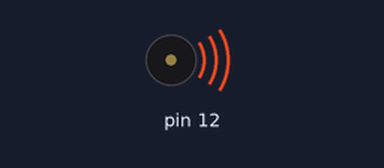
This sketch was run on a simulated Arduino Uno, built with avr-gcc and run on an emulated ATmega328P. Parts: buzzer (waves = sounding). What the sketch prints to the serial monitor is not drawn.

Above: at 0.2 s.
At 6.1 s:
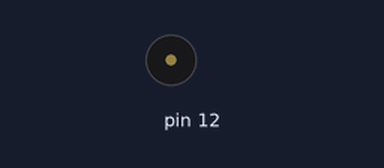
Timing chart, 0 to 10.7 s (numbered marks = the images above):
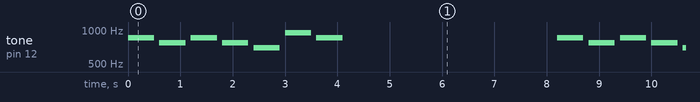

Measured:
- by itself, tone on pin 12: repeats every 8.2 s: silent 0.10 s, 770 Hz 0.50 s, silent 0.10 s, 852 Hz 0.50 s, silent 0.10 s, 770 Hz 0.50 s, silent 0.10 s, 697 Hz 0.50 s, silent 0.10 s, 941 Hz 0.50 s, silent 0.10 s, 852 Hz 0.50 s, silent 4.1 s, 852 Hz 0.50 s

The sketch:

lib_ex_Tone_DTMFTest_2.ino
```cpp
// DTMF (Dual Tone Multiple Frequency) Demonstration

// http://en.wikipedia.org/wiki/Dual-tone_multi-frequency

// To mix the output of the signals to output to a small speaker (i.e. 8 Ohms or higher),
// simply use 1K Ohm resistors from each output pin and tie them together at the speaker.
// Don't forget to connect the other side of the speaker to ground!

#include <Tone.h>

Tone freq1;
Tone freq2;

const int DTMF_freq1[] = { 1336, 1209, 1336, 1477, 1209, 1336, 1477, 1209, 1336, 1477 };
const int DTMF_freq2[] = {  941,  697,  697,  697,  770,  770,  770,  852,  852,  852 };

void setup()
{
  Serial.begin(115200);
  freq1.begin(13);
  freq2.begin(12);
}

void playDTMF(uint8_t number, long duration)
{
  freq1.play(DTMF_freq1[number], duration);
  freq2.play(DTMF_freq2[number], duration);
}


void loop()
{
  int i;
  uint8_t phone_number[] = { 8, 6, 7, 5, 3, 0 ,9 };

  for(i = 0; i < sizeof(phone_number); i ++)
  {
    Serial.print(phone_number[i], 10);
    Serial.print(' ');
    playDTMF(phone_number[i], 500);
    delay(600);
  }

  Serial.println();
  delay(4000);
}
```
